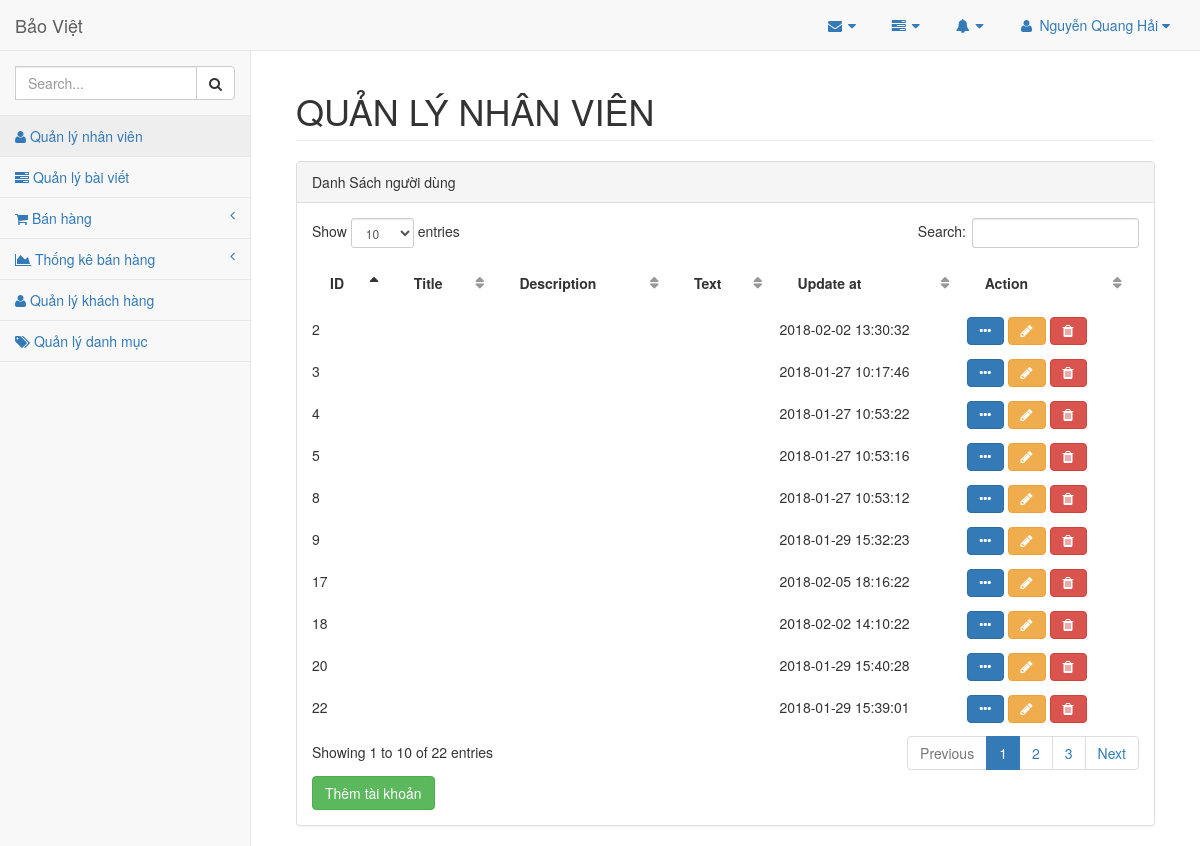
Screenshot of /admin/index.php?mod=users&act=list (signed in) with the database file from the repository.
### tables this page shows
CREATE TABLE `users`  (
  `id` int(11) NOT NULL AUTO_INCREMENT,
  `name` varchar(100) NULL DEFAULT NULL,
  `email` varchar(100) NULL DEFAULT NULL,
  `mobile` varchar(20) NULL DEFAULT NULL,
  `password` varchar(32) NULL DEFAULT NULL COMMENT 'MD5',
  `created_at` datetime NULL DEFAULT CURRENT_TIMESTAMP COMMENT 'Thời gian tạo mới bản ghi',
  `status` tinyint(255) NULL DEFAULT 0 COMMENT '0: Deactive ; 1: Active',
  `update_at` datetime NULL DEFAULT NULL,
  PRIMARY KEY (`id`) USING BTREE,
  UNIQUE INDEX `email`(`email`) USING BTREE,
  UNIQUE INDEX `email_2`(`email`) USING BTREE
);

### admin/controllers/UserController.php (called while the page is built, shortened)
<?php
	class UserController
	{
		public $user_model;
		function __construct()
		{
			$this->user_model=new User();
		}
		public function list()
		{
			$data=$this->user_model->getAll();
			include_once 'views/user/list.php';
		}
	}
 ?>

### BaoHiemBaoViet/admin/models/Connection.php (called while the page is built, shortened)
<?php
	class Connection
	{
		function __construct()
		{
			$servername="localhost";
			$username="root";
			$password="";
			$dbname="baoviet";
			$this->conn = new mysqli($servername,$username,$password,$dbname);
		}
	}
 ?>

### BaoHiemBaoViet/admin/models/Model.php (called while the page is built, shortened)
<?php
	include_once 'Connection.php';
	class Model
	{
		public $conn;
		public $tableName;
		function __construct()
		{
			$connect=new Connection();
			$this->conn=$connect->conn;
		}
		public function getAll()
		{
			$data=array();
			$query="select * from ".$this->tableName;
			$result=$this->conn->query($query);
			while ($row=$result->fetch_assoc()) {
				$data[]=$row;
			}
			return $data;
		}
	}
 ?>

### admin/views/user/list.php (the view, shortened to what this page needs)
 <div class="panel-heading">
     Danh Sách người dùng
 </div>
 <div class="panel-body">
<table id="table"  class="my_table" width="100%" class="table table-striped table-bordered table-hover" id="dataTables-example">
	<thead>
		<tr>
			<th>ID</th>
			<th>Title</th>
			<th>Description</th>
			<th>Text</th>
			<th>Update at</th>
			<th>Action</th>
		</tr>
	</thead>
	<tbody>
	<?php
	foreach ($data as $user) { ?>
		<tr>
			<td><?= $user['id'] ?></td>
			<td><?= $user['title'] ?></td>
			<td><?= $user['description'] ?></td>
			<td><?= $user['text'] ?></td>
			<td><?= $user['update_at'] ?></td>
			<td>
                     <button type="button" class="btn btn-primary fa fa-ellipsis-h" data-toggle="modal" data-target=".modal_<?= $user['id'] ?>"></button>
			<a class='btn btn-warning fa fa-pencil' href='?mod=users&act=edit&id=<?= $user['id'] ?>'></a>
			<a class='btn btn-danger delete fa fa-trash'  href='?mod=users&act=delete&id=<?= $user['id'] ?>'></a>
			</td>
		</tr>
	<?php } ?>
	</tbody>
</table>
<a href="index.php?mod=users&act=add" class="btn btn-success" title="Thêm tài khoản">Thêm tài khoản</a>
 </div>

### admin/views/header.php (style rules this page uses)
table td { line-height: 3.0; }
table th { line-height: 3.5; }

### rows the page displays
users: id "2", update_at "2018-02-02 13:30:32"
users: id "3", update_at "2018-01-27 10:17:46"
users: id "4", update_at "2018-01-27 10:53:22"
users: id "5", update_at "2018-01-27 10:53:16"
users: id "8", update_at "2018-01-27 10:53:12"
users: id "9", update_at "2018-01-29 15:32:23"
users: id "17", update_at "2018-02-05 18:16:22"
users: id "18", update_at "2018-02-02 14:10:22"
users: id "20", update_at "2018-01-29 15:40:28"
users: id "22", update_at "2018-01-29 15:39:01"

### other values shown
$_SESSION['account']['name'] "Nguyễn Quang Hải"
